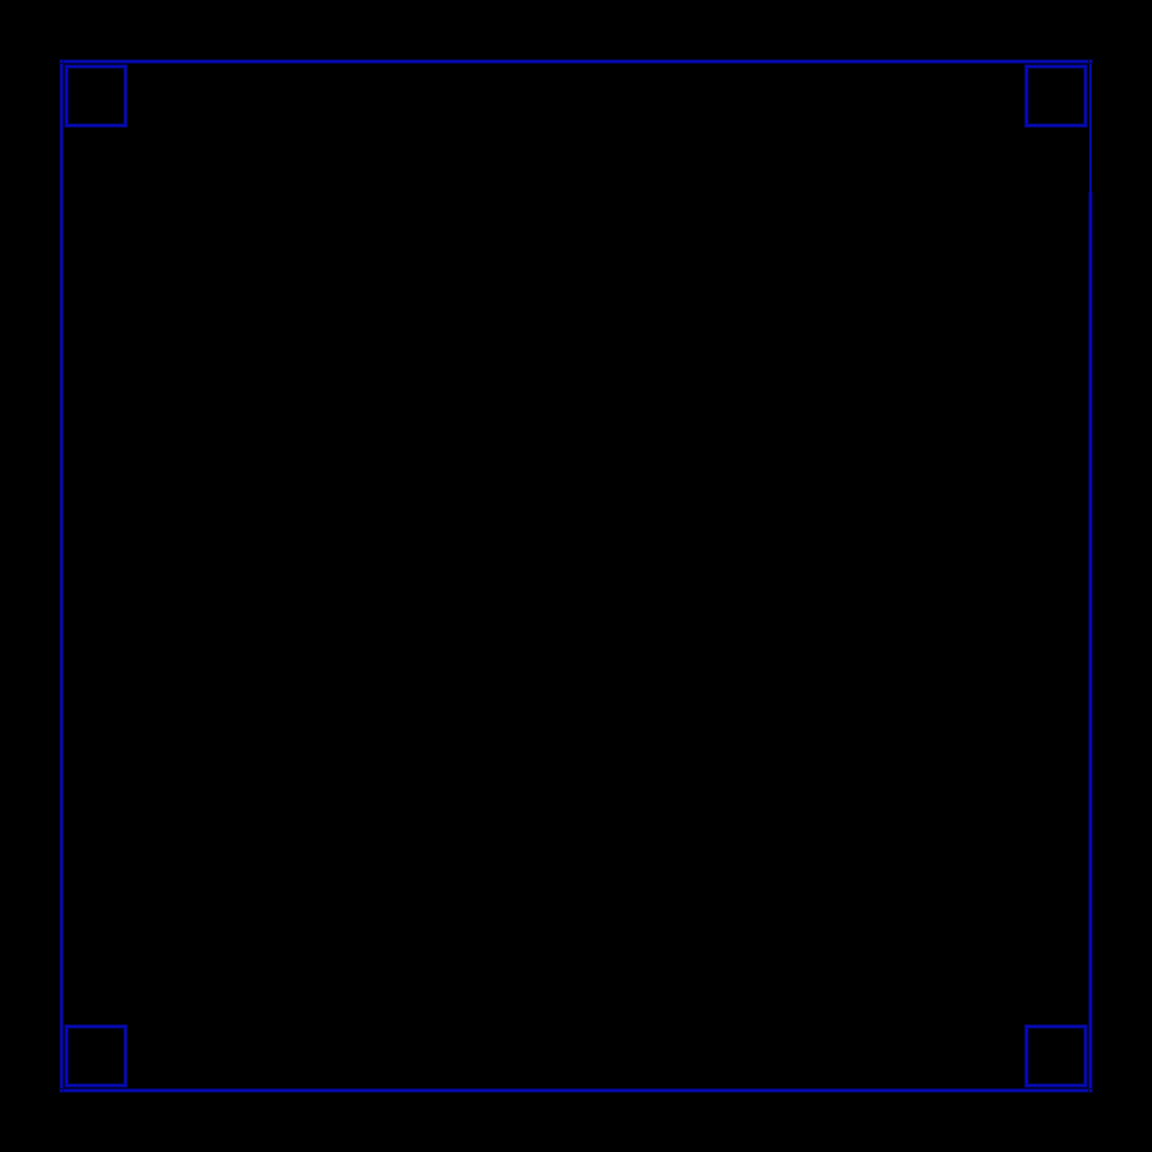

This is a level from a 2D game, rendered from its Tiled map with the project's own tilesets. A one-line summary and the complete map file follow:
An orthogonal 18x18 tile map with 64x64 px tiles, 3 tile layers (botGlowLayer, midGlowLayer, topGlowLayer) and 4 objects (4x spawn).

<map version="1.0" tiledversion="1.1.6" orientation="orthogonal" renderorder="right-down" width="18" height="18" tilewidth="64" tileheight="64" infinite="0" backgroundcolor="#000000" nextobjectid="14">
 <tileset firstgid="1" name="background" tilewidth="64" tileheight="64" tilecount="9" columns="3">
  <image source="../background.png" width="192" height="192" />
  <tile id="0">
   <properties>
    <property name="collide" type="bool" value="true" />
   </properties>
  </tile>
  <tile id="1">
   <properties>
    <property name="collide" type="bool" value="true" />
   </properties>
  </tile>
  <tile id="2">
   <properties>
    <property name="collide" type="bool" value="true" />
   </properties>
  </tile>
 </tileset>
 <layer name="botGlowLayer" width="18" height="18">
  <data encoding="csv">
3221225481,1610612739,1610612739,1610612739,1610612739,1610612739,1610612739,1610612739,1610612739,1610612739,1610612739,1610612739,1610612739,1610612739,1610612739,1610612739,1610612739,1610612745,
3221225475,6,0,0,0,0,0,0,0,0,0,0,0,0,0,0,6,1,
3221225475,0,0,0,0,0,0,0,0,0,0,0,0,0,0,0,0,1,
3221225475,0,0,0,0,0,0,0,0,0,0,0,0,0,0,0,0,3,
3221225475,0,0,0,0,0,0,0,0,0,0,0,0,0,0,0,0,3,
3221225475,0,0,0,0,0,0,0,0,0,0,0,0,0,0,0,0,3,
3221225475,0,0,0,0,0,0,0,0,0,0,0,0,0,0,0,0,3,
3221225475,0,0,0,0,0,0,0,0,0,0,0,0,0,0,0,0,3,
3221225475,0,0,0,0,0,0,0,0,0,0,0,0,0,0,0,0,3,
3221225475,0,0,0,0,0,0,0,0,0,0,0,0,0,0,0,0,3,
3221225475,0,0,0,0,0,0,0,0,0,0,0,0,0,0,0,0,3,
3221225475,0,0,0,0,0,0,0,0,0,0,0,0,0,0,0,0,3,
3221225475,0,0,0,0,0,0,0,0,0,0,0,0,0,0,0,0,3,
3221225475,0,0,0,0,0,0,0,0,0,0,0,0,0,0,0,0,3,
3221225475,0,0,0,0,0,0,0,0,0,0,0,0,0,0,0,0,3,
3221225475,0,0,0,0,0,0,0,0,0,0,0,0,0,0,0,0,3,
3221225475,6,0,0,0,0,0,0,0,0,0,0,0,0,0,0,6,3,
2684354569,2684354563,2684354563,2684354563,2684354563,2684354563,2684354563,2684354563,2684354563,2684354563,2684354563,2684354563,2684354563,2684354563,2684354563,2684354563,2684354563,9
</data>
 </layer>
 <layer name="midGlowLayer" width="18" height="18">
  <data encoding="csv">
3221225480,1610612738,1610612738,1610612738,1610612738,1610612738,1610612738,1610612738,1610612738,1610612738,1610612738,1610612738,1610612738,1610612738,1610612738,1610612738,1610612738,1610612744,
3221225474,5,0,0,0,0,0,0,0,0,0,0,0,0,0,0,5,2,
3221225474,0,0,0,0,0,0,0,0,0,0,0,0,0,0,0,0,2,
3221225474,0,0,0,0,0,0,0,0,0,0,0,0,0,0,0,0,2,
3221225474,0,0,0,0,0,0,0,0,0,0,0,0,0,0,0,0,2,
3221225474,0,0,0,0,0,0,0,0,0,0,0,0,0,0,0,0,2,
3221225474,0,0,0,0,0,0,0,0,0,0,0,0,0,0,0,0,2,
3221225474,0,0,0,0,0,0,0,0,0,0,0,0,0,0,0,0,2,
3221225474,0,0,0,0,0,0,0,0,0,0,0,0,0,0,0,0,2,
3221225474,0,0,0,0,0,0,0,0,0,0,0,0,0,0,0,0,2,
3221225474,0,0,0,0,0,0,0,0,0,0,0,0,0,0,0,0,2,
3221225474,0,0,0,0,0,0,0,0,0,0,0,0,0,0,0,0,2,
3221225474,0,0,0,0,0,0,0,0,0,0,0,0,0,0,0,0,2,
3221225474,0,0,0,0,0,0,0,0,0,0,0,0,0,0,0,0,2,
3221225474,0,0,0,0,0,0,0,0,0,0,0,0,0,0,0,0,2,
3221225474,0,0,0,0,0,0,0,0,0,0,0,0,0,0,0,0,2,
3221225474,5,0,0,0,0,0,0,0,0,0,0,0,0,0,0,5,2,
2684354568,2684354562,2684354562,2684354562,2684354562,2684354562,2684354562,2684354562,2684354562,2684354562,2684354562,2684354562,2684354562,2684354562,2684354562,2684354562,2684354562,8
</data>
 </layer>
 <layer name="topGlowLayer" width="18" height="18">
  <data encoding="csv">
3221225479,1610612737,1610612737,1610612737,1610612737,1610612737,1610612737,1610612737,1610612737,1610612737,1610612737,1610612737,1610612737,1610612737,1610612737,1610612737,1610612737,1610612743,
3221225473,4,0,0,0,0,0,0,0,0,0,0,0,0,0,0,4,1,
3221225473,0,0,0,0,0,0,0,0,0,0,0,0,0,0,0,0,1,
3221225473,0,0,0,0,0,0,0,0,0,0,0,0,0,0,0,0,1,
3221225473,0,0,0,0,0,0,0,0,0,0,0,0,0,0,0,0,1,
3221225473,0,0,0,0,0,0,0,0,0,0,0,0,0,0,0,0,1,
3221225473,0,0,0,0,0,0,0,0,0,0,0,0,0,0,0,0,1,
3221225473,0,0,0,0,0,0,0,0,0,0,0,0,0,0,0,0,1,
3221225473,0,0,0,0,0,0,0,0,0,0,0,0,0,0,0,0,1,
3221225473,0,0,0,0,0,0,0,0,0,0,0,0,0,0,0,0,1,
3221225473,0,0,0,0,0,0,0,0,0,0,0,0,0,0,0,0,1,
3221225473,0,0,0,0,0,0,0,0,0,0,0,0,0,0,0,0,1,
3221225473,0,0,0,0,0,0,0,0,0,0,0,0,0,0,0,0,1,
3221225473,0,0,0,0,0,0,0,0,0,0,0,0,0,0,0,0,1,
3221225473,0,0,0,0,0,0,0,0,0,0,0,0,0,0,0,0,1,
3221225473,0,0,0,0,0,0,0,0,0,0,0,0,0,0,0,0,1,
3221225473,4,0,0,0,0,0,0,0,0,0,0,0,0,0,0,4,1,
2684354567,2684354561,2684354561,2684354561,2684354561,2684354561,2684354561,2684354561,2684354561,2684354561,2684354561,2684354561,2684354561,2684354561,2684354561,2684354561,2684354561,7
</data>
 </layer>
 <objectgroup name="spawn">
  <object id="9" name="enemySpawn" type="spawn" x="1056" y="96">
   <point />
  </object>
  <object id="10" name="enemySpawn" type="spawn" x="1056" y="1056">
   <point />
  </object>
  <object id="11" name="enemySpawn" type="spawn" x="96" y="1056">
   <point />
  </object>
  <object id="12" name="enemySpawn" type="spawn" x="96" y="96">
   <point />
  </object>
 </objectgroup>
</map>
